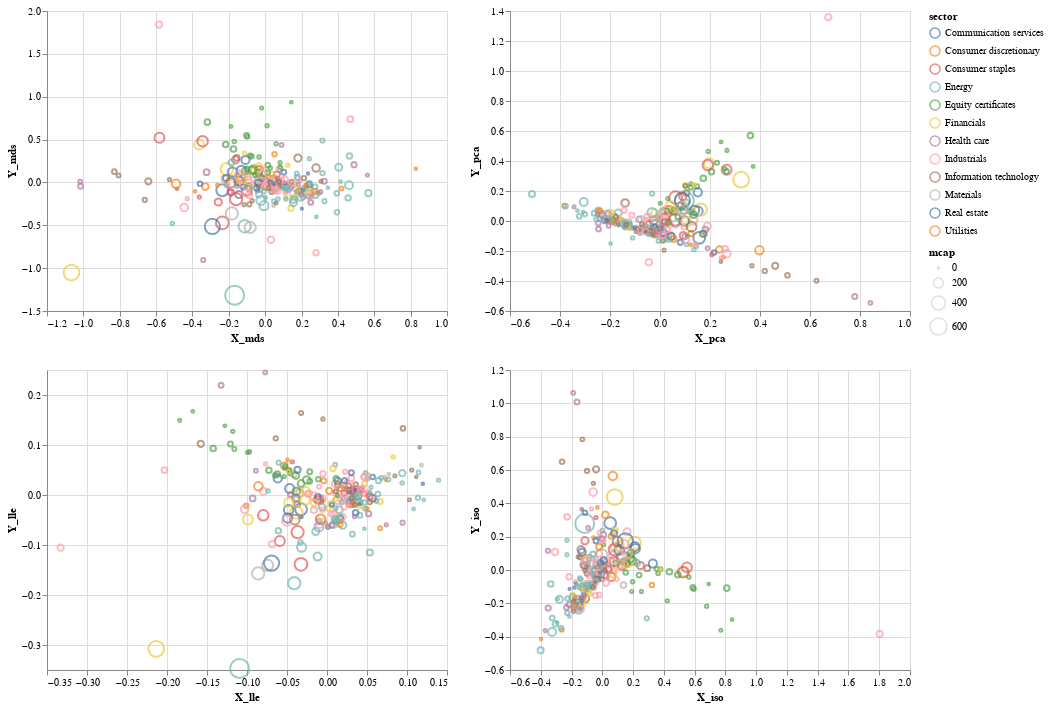

The cell this chart's notebook holds for it:
### Code cell
interval = alt.selection_interval(encodings=['x', 'y'])

chart = alt.Chart(df_altair).mark_point().encode(
    color=alt.condition(interval, 'sector', alt.value('lightgray')),
    tooltip=['ticker'],
    size='mcap',
).properties(selection=interval)

(chart.encode(x='X_mds', y='Y_mds') | chart.encode(x='X_pca', y='Y_pca')) &\
(chart.encode(x='X_lle', y='Y_lle') | chart.encode(x='X_iso', y='Y_iso'))

### Figure 1 — Vega-Lite specification as saved in the notebook (floating-point values rounded to 4 significant figures; data arrays with more than 128 entries replaced by an {"elided": "..."} marker saying what was removed)
{"$schema": "https://vega.github.io/schema/vega-lite/v3.4.0.json", "config": {"mark": {"tooltip": null}, "view": {"height": 300, "width": 400}}, "data": {"name": "data-f8d06242b8d10d7b317c2171ae7110fb"}, "datasets": {"data-f8d06242b8d10d7b317c2171ae7110fb": {"elided": "246 records"}}, "vconcat": [{"hconcat": [{"encoding": {"color": {"condition": {"field": "sector", "selection": "selector002", "type": "nominal"}, "value": "lightgray"}, "size": {"field": "mcap", "type": "quantitative"}, "tooltip": [{"field": "ticker", "type": "nominal"}], "x": {"field": "X_mds", "type": "quantitative"}, "y": {"field": "Y_mds", "type": "quantitative"}}, "mark": "point", "selection": {"selector002": {"encodings": ["x", "y"], "type": "interval"}}}, {"encoding": {"color": {"condition": {"field": "sector", "selection": "selector002", "type": "nominal"}, "value": "lightgray"}, "size": {"field": "mcap", "type": "quantitative"}, "tooltip": [{"field": "ticker", "type": "nominal"}], "x": {"field": "X_pca", "type": "quantitative"}, "y": {"field": "Y_pca", "type": "quantitative"}}, "mark": "point", "selection": {"selector002": {"encodings": ["x", "y"], "type": "interval"}}}]}, {"hconcat": [{"encoding": {"color": {"condition": {"field": "sector", "selection": "selector002", "type": "nominal"}, "value": "lightgray"}, "size": {"field": "mcap", "type": "quantitative"}, "tooltip": [{"field": "ticker", "type": "nominal"}], "x": {"field": "X_lle", "type": "quantitative"}, "y": {"field": "Y_lle", "type": "quantitative"}}, "mark": "point", "selection": {"selector002": {"encodings": ["x", "y"], "type": "interval"}}}, {"encoding": {"color": {"condition": {"field": "sector", "selection": "selector002", "type": "nominal"}, "value": "lightgray"}, "size": {"field": "mcap", "type": "quantitative"}, "tooltip": [{"field": "ticker", "type": "nominal"}], "x": {"field": "X_iso", "type": "quantitative"}, "y": {"field": "Y_iso", "type": "quantitative"}}, "mark": "point", "selection": {"selector002": {"encodings": ["x", "y"], "type": "interval"}}}]}]}
